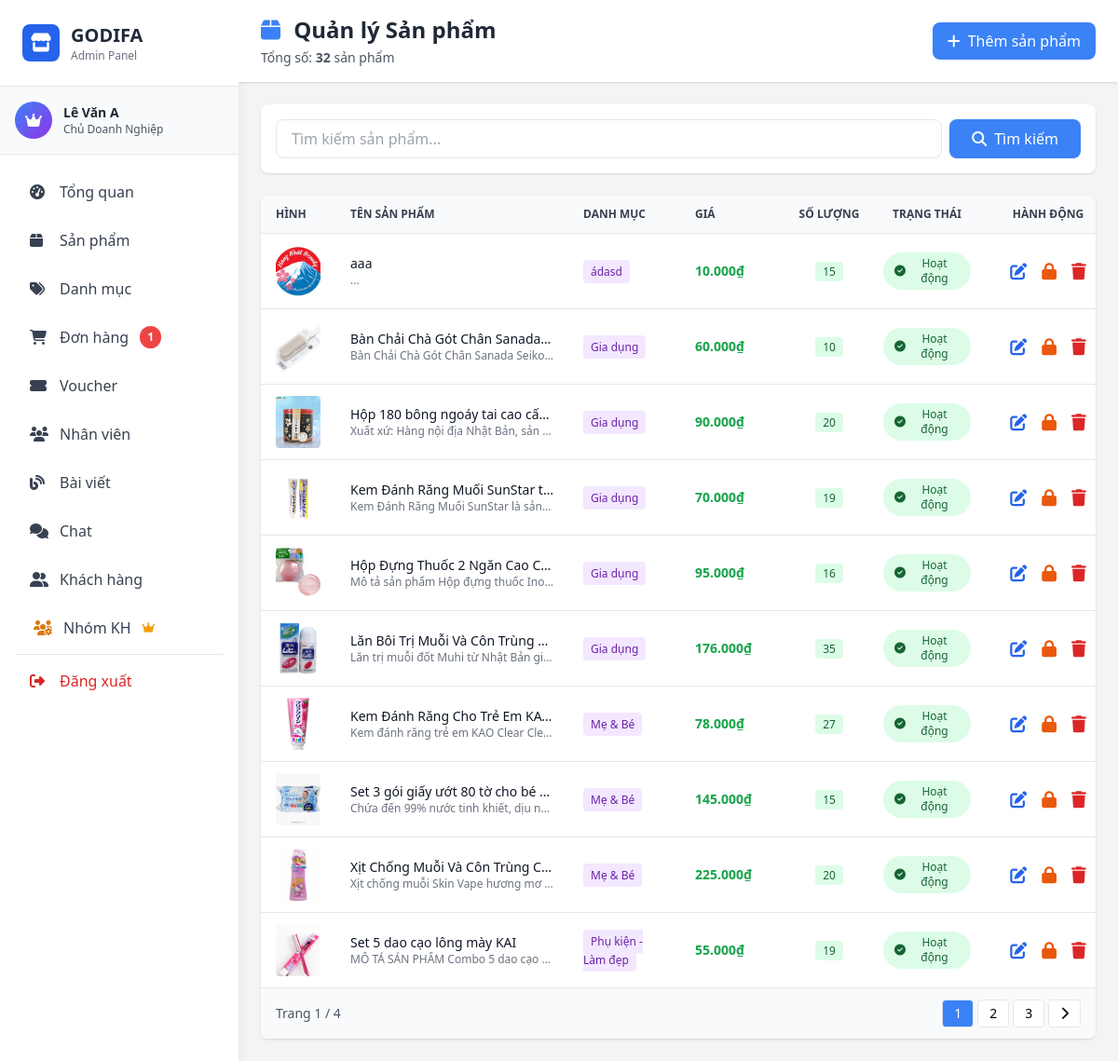
Page /admin/pages/products.php (signed in) on the committed database.
### tables this page shows
CREATE TABLE IF NOT EXISTS `product` (
  `productID` int NOT NULL AUTO_INCREMENT,
  `productName` varchar(150) NOT NULL,
  `SKU_MRK` varchar(30) NOT NULL,
  `stockQuantity` int NOT NULL,
  `price` float NOT NULL,
  `description` varchar(500) NOT NULL,
  `image` varchar(100) NOT NULL,
  `categoryID` int NOT NULL,
  `status` tinyint(1) NOT NULL DEFAULT '1' COMMENT '1=Hoạt động, 0=Đã khóa',
  PRIMARY KEY (`productID`),
  KEY `fk_product_category` (`categoryID`)
);

CREATE TABLE IF NOT EXISTS `category` (
  `categoryID` int NOT NULL AUTO_INCREMENT,
  `categoryName` varchar(150) NOT NULL,
  `status` tinyint(1) NOT NULL DEFAULT '1' COMMENT '1=Active, 0=Inactive',
  PRIMARY KEY (`categoryID`)
);

### model/mProduct.php (called while the page is built, shortened)
<?php
require_once __DIR__ . '/database.php';
class Product {
    private $conn;
    public function __construct() {
        $db = new clsKetNoi();
        $this->conn = $db->moKetNoi();
    }
    public function getAllProducts($limit = null, $offset = 0) {
        $sql = "SELECT p.*, c.categoryName
                FROM product p
                LEFT JOIN category c ON p.categoryID = c.categoryID
                ORDER BY p.productID DESC";
        $result = mysqli_query($this->conn, $sql);
        $products = [];
        while ($row = mysqli_fetch_assoc($result)) {
            $products[] = $row;
        }
        return $products;
    }
    public function countProducts() {
        $sql = "SELECT COUNT(*) as total FROM product";
        $result = mysqli_query($this->conn, $sql);
        $row = mysqli_fetch_assoc($result);
        return $row['total'];
    }
}
?>

### model/database.php (called while the page is built, shortened)
<?php
class Database {
    private static $instance = null;
    private $connection;
    private function __construct() {
        try {
            $this->connection = mysqli_connect(
                self::DB_HOST,
                self::DB_USER,
                self::DB_PASS,
                self::DB_NAME
            );
            mysqli_set_charset($this->connection, self::DB_CHARSET);
        } catch (Exception $e) {
            die("Database Error: " . $e->getMessage());
        }
    }
    public static function getInstance() {
        if (self::$instance === null) {
            self::$instance = new self();
        }
        return self::$instance;
    }
    public function getConnection() {
        return $this->connection;
    }
}
class clsKetNoi {
    public function moKetNoi() {
        return Database::getInstance()->getConnection();
    }
}
?>

### model/mCategory.php (called while the page is built, shortened)
<?php
require_once __DIR__ . '/database.php';
class Category {
    public function __construct() {
        $db = new clsKetNoi();
    }
}
?>

### controller/admin/cProduct.php (called while the page is built, shortened)
<?php
require_once __DIR__ . '/../../model/mProduct.php';
require_once __DIR__ . '/../../model/mCategory.php';
class cProduct {
    private $productModel;
    public function __construct() {
        $this->productModel = new Product();
    }
    public function getAllProducts() {
        return $this->productModel->getAllProducts();
    }
    public function countProducts() {
        return $this->productModel->countProducts();
    }
}
?>

### admin/middleware/auth.php (called while the page is built, shortened)
<?php
function hasPermission($permission) {
    global $rolePermissions;
    $userRole = $_SESSION['role_id'] ?? 0;
    if ($userRole == ROLE_OWNER) {
        return true;
    }
    return in_array($permission, $rolePermissions[$userRole]);
}
?>

### admin/pages/products.php (the view, shortened to what this page needs)
<?php
require_once __DIR__ . '/../middleware/auth.php';
require_once __DIR__ . '/../../controller/admin/cProduct.php';
$productController = new cProduct();
$page = isset($_GET['p']) ? intval($_GET['p']) : 1;
$limit = 10;
$offset = ($page - 1) * $limit;
$search = isset($_GET['search']) ? trim($_GET['search']) : '';
if ($search) {
    $products = $productController->searchProducts($search);
    $totalRows = count($products);
    $products = array_slice($products, $offset, $limit);
} else {
    $products = $productController->getAllProducts();
    $totalRows = $productController->countProducts();
    $products = array_slice($products, $offset, $limit);
}
$totalPages = ceil($totalRows / $limit);
include __DIR__ . '/../includes/header.php';
?>
<div class="flex h-screen bg-gray-100">
    <?php include __DIR__ . '/../includes/sidebar.php'; ?>
    <div class="flex-1 overflow-y-auto ml-64">
        <div class="bg-white shadow sticky top-0 z-10">
            <div class="px-4 md:px-6 py-4 flex flex-wrap justify-between items-center gap-4">
                <div>
                    <h1 class="text-xl md:text-2xl font-bold text-gray-800">
                        <i class="fas fa-box text-blue-500 mr-2"></i>
                        Quản lý Sản phẩm
                    </h1>
                    <p class="text-sm text-gray-600 mt-1">
                        Tổng số: <strong><?php echo $totalRows; ?></strong> sản phẩm
                    </p>
                </div>
                <?php if (hasPermission('manage_products')): ?>
                <button onclick="openAddModal()" class="bg-blue-500 hover:bg-blue-600 text-white px-4 py-2 rounded-lg inline-flex items-center text-sm md:text-base">
                    <i class="fas fa-plus mr-2"></i>Thêm sản phẩm
                </button>
                <?php endif; ?>
            </div>
        </div>
        <div class="p-4 md:p-6">
            <div class="bg-white rounded-lg shadow p-4 mb-6">
                <form method="GET" class="flex flex-wrap gap-2">
                    <input type="text" name="search" value="<?php echo htmlspecialchars($search); ?>"
                           placeholder="Tìm kiếm sản phẩm..."
                           class="flex-1 min-w-[200px] px-4 py-2 border rounded-lg focus:ring-2 focus:ring-blue-500">
                    <button type="submit" class="bg-blue-500 hover:bg-blue-600 text-white px-6 py-2 rounded-lg">
                        <i class="fas fa-search mr-2"></i>Tìm kiếm
                    </button>
                </form>
            </div>
            <div class="bg-white rounded-lg shadow overflow-hidden">
                <div class="overflow-x-auto">
                    <table class="w-full">
                        <thead class="bg-gray-50 border-b">
                            <tr>
                                <th class="px-4 py-3 text-left text-xs font-semibold text-gray-700 uppercase" style="width: 80px;">Hình</th>
                                <th class="px-4 py-3 text-left text-xs font-semibold text-gray-700 uppercase" style="width: 250px;">Tên sản phẩm</th>
                                <th class="px-4 py-3 text-left text-xs font-semibold text-gray-700 uppercase" style="width: 120px;">Danh mục</th>
                                <th class="px-4 py-3 text-left text-xs font-semibold text-gray-700 uppercase" style="width: 110px;">Giá</th>
                                <th class="px-2 py-3 text-center text-xs font-semibold text-gray-700 uppercase" style="width: 100px;">Số lượng</th>
                                <th class="px-2 py-3 text-center text-xs font-semibold text-gray-700 uppercase" style="width: 110px;">Trạng thái</th>
                                <th class="px-2 py-3 text-center text-xs font-semibold text-gray-700 uppercase" style="width: 150px;">Hành động</th>
                            </tr>
                        </thead>
                        <tbody class="divide-y divide-gray-200">
                            <?php if (empty($products)): ?>
                            <tr>
                                <td colspan="7" class="px-4 py-8 text-center text-gray-500">
                                    <i class="fas fa-inbox text-4xl mb-2"></i>
                                    <p>Không có sản phẩm nào</p>
                                </td>
                            </tr>
                            <?php else: ?>
                                <?php foreach ($products as $product): ?>
                                <tr class="hover:bg-gray-50">
                                    <td class="px-4 py-3">
                                        <?php if ($product['image']): ?>
                                        <img src="/GODIFA/image/<?php echo htmlspecialchars($product['image']); ?>"
                                             alt="<?php echo htmlspecialchars($product['productName']); ?>"
                                             class="w-14 h-14 object-cover rounded">
                                        <?php else: ?>
                                        <div class="w-14 h-14 bg-gray-200 rounded flex items-center justify-center">
                                            <i class="fas fa-image text-gray-400"></i>
                                        </div>
                                        <?php endif; ?>
                                    </td>
                                    <td class="px-4 py-3 text-sm">
                                        <div class="font-medium text-gray-900 truncate" style="max-width: 250px;" title="<?php echo htmlspecialchars($product['productName']); ?>">
                                            <?php echo htmlspecialchars($product['productName']); ?>
                                        </div>
                                        <div class="text-xs text-gray-500 truncate" style="max-width: 250px;">
                                            <?php echo htmlspecialchars(mb_substr($product['description'], 0, 40)); ?>...
                                        </div>
                                    </td>
                                    <td class="px-4 py-3 text-sm">
                                        <span class="px-2 py-1 bg-purple-100 text-purple-800 rounded text-xs">
                                            <?php echo htmlspecialchars($product['categoryName'] ?? 'N/A'); ?>
                                        </span>
                                    </td>
                                    <td class="px-4 py-3 text-sm font-semibold text-green-600">
                                        <?php echo number_format($product['price'], 0, ',', '.'); ?>₫
                                    </td>
                                    <td class="px-2 py-3 text-center text-sm">
                                        <span class="px-2 py-0.5 <?php echo $product['stockQuantity'] > 0 ? 'bg-green-100 text-green-800' : 'bg-red-100 text-red-800'; ?> rounded text-xs font-medium">
                                            <?php echo $product['stockQuantity']; ?>
                                        </span>
                                    </td>
                                    <td class="px-2 py-3 text-center text-sm">
                                        <span class="px-3 py-1 <?php echo $product['status'] == 1 ? 'bg-green-100 text-green-800' : 'bg-red-100 text-red-800'; ?> rounded-full text-xs font-medium inline-flex items-center">
                                            <i class="fas fa-<?php echo $product['status'] == 1 ? 'check-circle' : 'times-circle'; ?> mr-1"></i>
                                            <?php echo $product['status'] == 1 ? 'Hoạt động' : 'Đã khóa'; ?>
                                        </span>
                                    </td>
                                    <td class="px-2 py-3 text-center">
                                        <div class="flex justify-center items-center space-x-2">
                                            <?php if (hasPermission('manage_products')): ?>
                                            <button onclick='openEditModal(<?php echo json_encode($product, JSON_HEX_APOS); ?>)'
                                                    class="text-blue-600 hover:text-blue-800" title="Sửa">
                                                <i class="fas fa-edit text-lg"></i>
                                            </button>
                                            <?php if ($product['status'] == 1): ?>
                                            <button onclick="toggleStatus(<?php echo $product['productID']; ?>)"
                                                    class="text-orange-600 hover:text-orange-800" title="Khóa sản phẩm">
                                                <i class="fas fa-lock text-lg"></i>
                                            </button>
                                            <?php endif; ?>
                                            <?php if (hasPermission('delete_product')): ?>
                                            <button onclick="deleteProduct(<?php echo $product['productID']; ?>)"
                                                    class="text-red-600 hover:text-red-800" title="Xóa">
                                                <i class="fas fa-trash text-lg"></i>
                                            </button>
                                            <?php endif; ?>
                                            <?php else: ?>
                                            <span class="text-gray-400 text-sm">Không có quyền</span>
                                            <?php endif; ?>
                                        </div>
                                    </td>
                                </tr>
                                <?php endforeach; ?>
                            <?php endif; ?>
                        </tbody>
                    </table>
                </div>
                <?php if ($totalPages > 1): ?>
                <div class="px-4 py-3 bg-gray-50 border-t flex flex-wrap justify-between items-center gap-2">
                    <div class="text-sm text-gray-600">
                        Trang <?php echo $page; ?> / <?php echo $totalPages; ?>
                    </div>
                    <div class="flex gap-1">
                        <?php for ($i = max(1, $page-2); $i <= min($totalPages, $page+2); $i++): ?>
                        <a href="?page=products&p=<?php echo $i; ?><?php echo $search ? '&search='.urlencode($search) : ''; ?>"
                           class="px-3 py-1 <?php echo $i == $page ? 'bg-blue-500 text-white' : 'bg-white hover:bg-gray-100'; ?> border rounded text-sm">
                            <?php echo $i; ?>
                        </a>
                        <?php endfor; ?>
                        <?php if ($page < $totalPages): ?>
                        <a href="?page=products&p=<?php echo $page+1; ?><?php echo $search ? '&search='.urlencode($search) : ''; ?>"
                           class="px-3 py-1 bg-white border rounded hover:bg-gray-100 text-sm">
                            <i class="fas fa-chevron-right"></i>
                        </a>
                        <?php endif; ?>
                    </div>
                </div>
                <?php endif; ?>
            </div>
        </div>
    </div>
</div>
<?php include __DIR__ . '/../includes/footer.php'; ?>

### admin/pages/products.php (style rules this page uses)
table { width: 100%; table-layout: fixed; border-collapse: collapse; }
table th, table td { word-wrap: break-word; overflow-wrap: break-word; vertical-align: middle; }
.truncate { overflow: hidden; text-overflow: ellipsis; white-space: nowrap; }
table img { transition: transform 0.2s ease; }
table td a, table td button { transition: all 0.2s ease; }
table td button { padding: 0.25rem; transition: all 0.2s ease; }
@media (min-width: 769px) and (max-width: 1400px) { .overflow-x-auto { overflow-x: auto; } }
@media (min-width: 769px) and (max-width: 1400px) { table { min-width: 900px; } }

### rows in the picture
product: image (picture), productName "aaa", categoryID.categoryName "ádasd", price "10.000", stockQuantity "15", status 1 (drawn)
product: image (picture), productName "Bàn Chải Chà Gót Chân Sanada…", description "Bàn Chải Chà Gót Chân Sanada Seiko…", categoryID.categoryName "Gia dụng", price "60.000", stockQuantity "10", status 1 (drawn)
product: image (picture), productName "Hộp 180 bông ngoáy tai cao cấ…", description "Xuất xứ: Hàng nội địa Nhật Bản, sản…", categoryID.categoryName "Gia dụng", price "90.000", stockQuantity "20", status 1 (drawn)
product: image (picture), productName "Kem Đánh Răng Muối SunStar t…", description "Kem Đánh Răng Muối SunStar là sản…", categoryID.categoryName "Gia dụng", price "70.000", stockQuantity "19", status 1 (drawn)
product: image (picture), productName "Hộp Đựng Thuốc 2 Ngăn Cao C…", description "Mô tả sản phẩm Hộp đựng thuốc Ino…", categoryID.categoryName "Gia dụng", price "95.000", stockQuantity "16", status 1 (drawn)
product: image (picture), productName "Lăn Bôi Trị Muỗi Và Côn Trùng…", description "Lăn trị muỗi đốt Muhi từ Nhật Bản gi…", categoryID.categoryName "Gia dụng", price "176.000", stockQuantity "35", status 1 (drawn)
product: image (picture), productName "Kem Đánh Răng Cho Trẻ Em KA…", description "Kem đánh răng trẻ em KAO Clear Cle…", categoryID.categoryName "Mẹ & Bé", price "78.000", stockQuantity "27", status 1 (drawn)
product: image (picture), productName "Set 3 gói giấy ướt 80 tờ cho bé…", description "Chứa đến 99% nước tinh khiết, dịu n…", categoryID.categoryName "Mẹ & Bé", price "145.000", stockQuantity "15", status 1 (drawn)
product: image (picture), productName "Xịt Chống Muỗi Và Côn Trùng C…", description "Xịt chống muỗi Skin Vape hương mơ…", categoryID.categoryName "Mẹ & Bé", price "225.000", stockQuantity "20", status 1 (drawn)
product: image (picture), productName "Set 5 dao cạo lông mày KAI", description "MÔ TẢ SẢN PHẨM Combo 5 dao cạo…", categoryID.categoryName "Phụ kiện - Làm đẹp", price "55.000", stockQuantity "19", status 1 (drawn)

### other values in the picture
$_SESSION['user_name'] "Lê Văn A"
getRoleName($_SESSION['role_id']) "Chủ Doanh Nghiệp"
$pendingOrdersCount "1"
$totalRows "32"
$page "1"
$totalPages "4"
